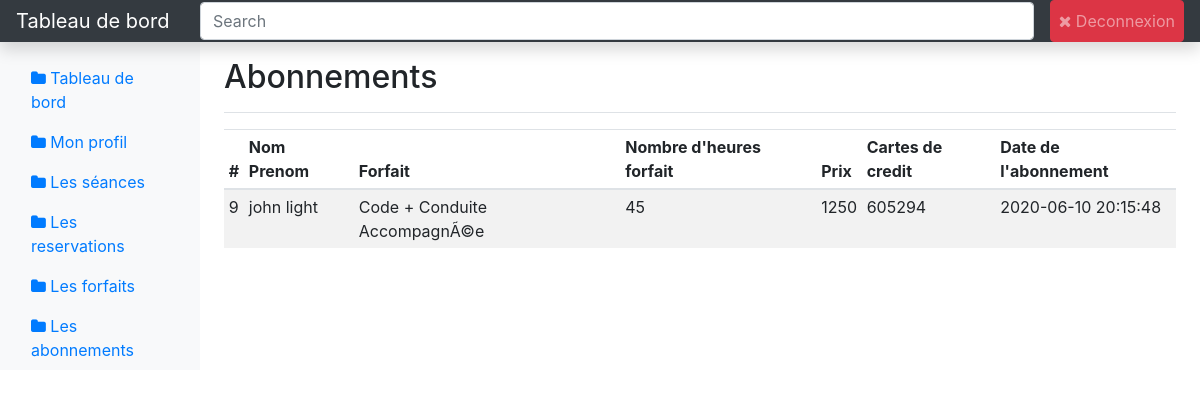
The app's page /apps/admin/abonnements.php (signed in) with its own data.
### tables this page shows
CREATE TABLE IF NOT EXISTS `abonnement` (
  `id` int(11) NOT NULL AUTO_INCREMENT,
  `user_id` int(11) NOT NULL,
  `forfait_id` int(11) NOT NULL,
  `credit_card` varchar(150) NOT NULL,
  `created_at` datetime NOT NULL DEFAULT current_timestamp(),
  PRIMARY KEY (`id`)
);

CREATE TABLE IF NOT EXISTS `user` (
  `id` int(11) NOT NULL AUTO_INCREMENT,
  `nom` varchar(150) NOT NULL,
  `prenom` varchar(255) NOT NULL,
  `email` varchar(255) NOT NULL,
  `telephone` varchar(30) DEFAULT NULL,
  `role` varchar(50) NOT NULL,
  `password` varchar(255) NOT NULL,
  `password_code` varchar(255) DEFAULT NULL,
  `password_date` datetime DEFAULT NULL,
  `date_naissance` datetime NOT NULL,
  `adresse` varchar(255) DEFAULT NULL,
  `ville` varchar(255) DEFAULT NULL,
  `photo` varchar(255) DEFAULT NULL,
  `code_postal` varchar(10) DEFAULT NULL,
  `reference` varchar(200) NOT NULL,
  `number_heure` int(255) NOT NULL DEFAULT 0,
  `number_disponible` int(255) NOT NULL DEFAULT 0,
  `active` tinyint(1) NOT NULL DEFAULT 1,
  `update_at` datetime NOT NULL DEFAULT current_timestamp(),
  `created_at` datetime NOT NULL DEFAULT current_timestamp(),
  `delete_at` datetime DEFAULT NULL,
  PRIMARY KEY (`id`)
);

CREATE TABLE IF NOT EXISTS `forfait` (
  `id` int(11) NOT NULL AUTO_INCREMENT,
  `nom_forfait` varchar(100) NOT NULL,
  `prix_forfait` int(11) NOT NULL,
  `number_heure` int(11) NOT NULL,
  PRIMARY KEY (`id`)
);

### functions/admin/listAbonnement.php (called while the page is built)
<?php
require_once '../../functions/database.php';
	$sth = $connexion->prepare('SELECT abonnement.id as id_abonnement ,user.nom, user.prenom,forfait.nom_forfait, forfait.number_heure, forfait.prix_forfait , abonnement.credit_card, abonnement.created_at as date_abonnement FROM abonnement LEFT JOIN forfait ON abonnement.forfait_id=forfait.id LEFT JOIN user ON  abonnement.user_id=user.id ');
	$sth->execute();
	$abonnements = $sth->fetchAll();
?>

### apps/admin/abonnements.php (the view, shortened to what this page needs)
<?php include_once('../../composants/dashboard/admin/header.php'); ?>
<?php include_once('../../functions/admin/listAbonnement.php'); ?>
<div class="container-fluid">
  <div class="row">
    <?php include_once('../../composants/dashboard/admin/bar_menu.php'); ?>
    <main role="main" class="col-md-9 ml-sm-auto col-lg-10 px-md-4">
      <div class="d-flex justify-content-between flex-wrap flex-md-nowrap align-items-center pt-3 pb-2 mb-3 border-bottom">
        <h1 class="h2">Abonnements</h1>
      </div>
      <div class="table-responsive">
        <table class="table table-striped table-sm">
          <thead>
            <tr>
              <th>#</th>
              <th>Nom Prenom</th>
              <th>Forfait</th>
              <th>Nombre d'heures forfait</th>
              <th>Prix</th>
              <th>Cartes de credit</th>
              <th>Date de l'abonnement </th>
            </tr>
          </thead>
          <tbody>
            <?php foreach ($abonnements as $abonnement): ?>
            <tr>
              <td> <?= $abonnement['id_abonnement']?></td>
              <td> <?= $abonnement['nom'].' '.$abonnement['prenom']?> </td>
              <td> <?= $abonnement['nom_forfait'] ?> </td>
              <td> <?= $abonnement['number_heure'] ?></td>
              <td> <?= $abonnement['prix_forfait'] ?></td>
              <td> <?= $abonnement['credit_card'] ?> </td>
              <td> <?= $abonnement['date_abonnement'] ?> </td>
            </tr>
            <?php endforeach; ?>
          </tbody>
        </table>
      </div>
    </main>
  </div>
</div>
<?php include_once('../../composants/dashboard/footer.php'); ?>

### records on screen
abonnement: id "9", user.nom "john", user.prenom "light", forfait.nom_forfait "Code + Conduite AccompagnÃ©e", forfait.number_heure "45", forfait.prix_forfait "1250", credit_card "605294", created_at "2020-06-10 20:15:48"
